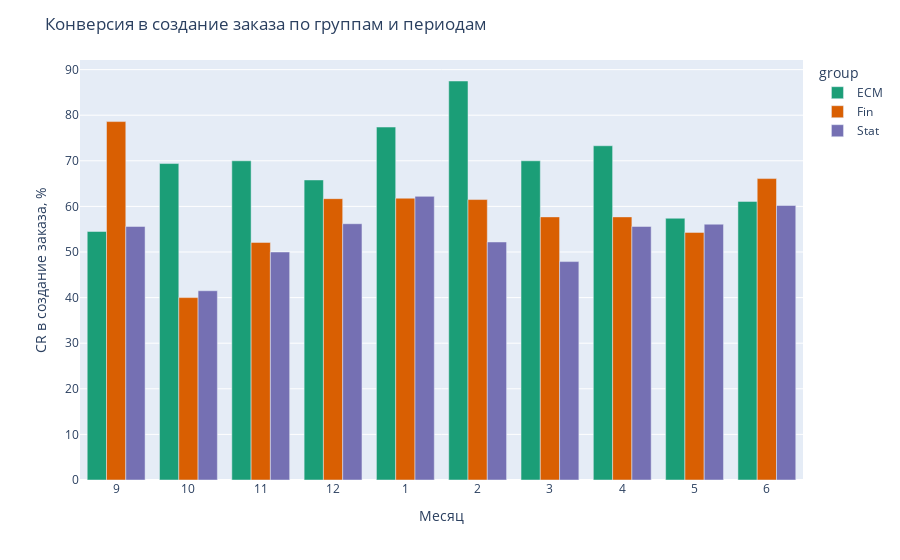
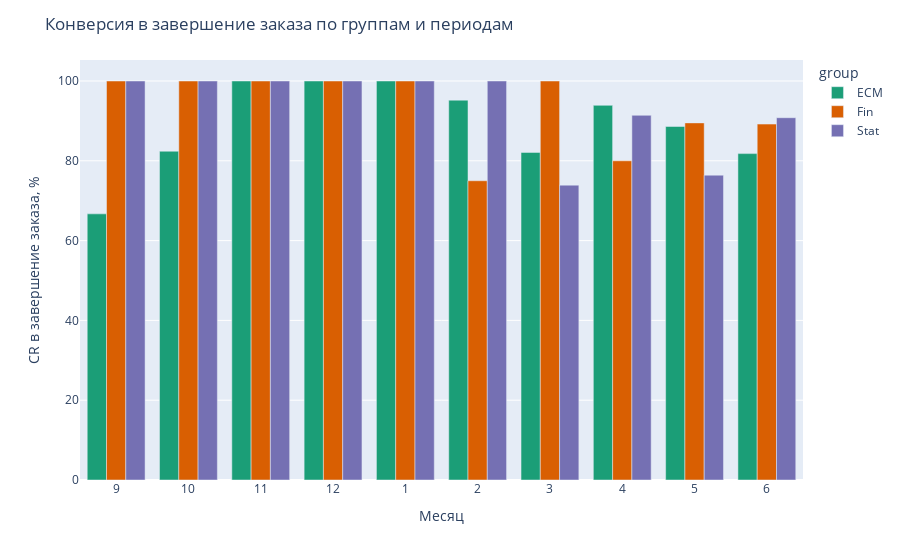

The notebook cell saved with these charts, in order:
### Markdown cell above
# Анализ конверсии в начало и завершение заказа

**Вопрос данного раздела**: как много пользователей из тех, кто написал в бот, переходят к созданию заказа, и сколько из них его завершают?

### Code cell
all_users = \
    messages.groupby(['group', 'month', 'user_id'], as_index = False).count() \
            .groupby(['group', 'month'], as_index = False).count() \
            .rename(columns = {'user_id': 'users_count'}) \
            [['group', 'month', 'users_count']] \
            .query('month != 7 and month != 8') \
            .pivot_table('users_count', index='group', columns='month')

all_users = pd.concat({'all_users': all_users})

finished_orders = \
    messages_all[messages_all['msg_code'] == 'finish_order_msg'] \
        .groupby(['group', 'month'], as_index = False).agg({'user_id':'nunique'}) \
        .rename(columns = {'user_id':'orders_finished_by_unique'})

unique_users = all_users.melt(ignore_index = False) \
                       .reset_index().drop('level_0', axis=1) \
                       .rename(columns = {'value':'unique_users'})

order_msg = ['keyboard_off_cdo', 'keyboard_standard', 'keyboard_off_standard', 
             'keyboard_cdo', 'keyboard_off_project']

created_orders = \
    messages[np.isin(messages['msg_code'], order_msg)] \
        .query('month != 7') \
        .groupby(['group', 'month'], as_index = False).agg({'user_id':'nunique'}) \
        .rename(columns = {'user_id':'orders_created_by_unique'})

orders_table = unique_users \
                .merge(finished_orders, on = ['group', 'month']) \
                .merge(created_orders, on = ['group', 'month'])

orders_table['orders_finished_by_unique'] = \
    np.where(orders_table['orders_finished_by_unique'] > orders_table['orders_created_by_unique'],
             orders_table['orders_created_by_unique'], orders_table['orders_finished_by_unique'])

orders_table['CR_in_create_order'] = (orders_table['orders_created_by_unique']*100 / orders_table['unique_users']).round(1)
orders_table['CR_in_finish_order'] = (orders_table['orders_finished_by_unique']*100 / orders_table['orders_created_by_unique']).round(1)

fig = px.bar(
    data_frame=orders_table,
    x="month",
    y="CR_in_create_order",
    color="group", barmode="group",
    color_discrete_sequence=px.colors.qualitative.Dark2)

fig.update_xaxes(type='category', title_text='Месяц', 
                 categoryorder='array', categoryarray= [9, 10, 11, 12, 1, 2, 3, 4, 5, 6])
fig.update_yaxes(title_text='CR в создание заказа, %')
fig.update_layout(barmode='group', title_text = 'Конверсия в создание заказа по группам и периодам')
fig.show("svg")

fig2 = px.bar(
    data_frame=orders_table,
    x="month",
    y="CR_in_finish_order",
    color="group", barmode="group",
    color_discrete_sequence=px.colors.qualitative.Dark2)

fig2.update_xaxes(type='category', title_text='Месяц', 
                 categoryorder='array', categoryarray= [9, 10, 11, 12, 1, 2, 3, 4, 5, 6])
fig2.update_yaxes(title_text='CR в завершение заказа, %')
fig2.update_layout(barmode='group', title_text = 'Конверсия в завершение заказа по группам и периодам')
fig2.show()

min_CR_create = orders_table["CR_in_create_order"].min().round(1)
min_CR_finish = orders_table["CR_in_finish_order"].min().round(1)
min_CR_order = (min_CR_create * min_CR_finish / 100).round(1)

avg_CR_create = round(sum(orders_table["CR_in_create_order"]*orders_table['unique_users'])/sum(orders_table['unique_users']),1)
avg_CR_finish = round(sum(orders_table["CR_in_finish_order"]*orders_table['orders_created_by_unique'])/sum(orders_table['orders_created_by_unique']),1)
avg_CR_order = round(avg_CR_create * avg_CR_finish / 100,1)

print(f'Средний уровень конверсии в создание заказа: {avg_CR_create}%')
print(f'Средний уровень конверсии в завершение заказа: {avg_CR_finish}%')
print(f'Минимальная конверсия пользователя в заказчика: {min_CR_order}%, средняя конверсия: {avg_CR_order}%')

### Figure 1 — Plotly figure (JSON) as saved in the notebook; plotly's stock layout.template omitted (floating-point values rounded to 4 significant figures)
{"data": [{"alignmentgroup": "True", "hovertemplate": "group=ECM<br>month=%{x}<br>CR_in_create_order=%{y}<extra></extra>", "legendgroup": "ECM", "marker": {"color": "rgb(27,158,119)", "pattern": {"shape": ""}}, "name": "ECM", "offsetgroup": "ECM", "orientation": "v", "showlegend": true, "textposition": "auto", "type": "bar", "x": [1, 2, 3, 4, 5, 6, 9, 10, 11, 12], "xaxis": "x", "y": [77.4, 87.5, 70, 73.3, 57.4, 61.1, 54.5, 69.4, 70, 65.8], "yaxis": "y"}, {"alignmentgroup": "True", "hovertemplate": "group=Fin<br>month=%{x}<br>CR_in_create_order=%{y}<extra></extra>", "legendgroup": "Fin", "marker": {"color": "rgb(217,95,2)", "pattern": {"shape": ""}}, "name": "Fin", "offsetgroup": "Fin", "orientation": "v", "showlegend": true, "textposition": "auto", "type": "bar", "x": [1, 2, 3, 4, 5, 6, 9, 10, 11, 12], "xaxis": "x", "y": [61.8, 61.5, 57.7, 57.7, 54.3, 66.1, 78.6, 40, 52.1, 61.7], "yaxis": "y"}, {"alignmentgroup": "True", "hovertemplate": "group=Stat<br>month=%{x}<br>CR_in_create_order=%{y}<extra></extra>", "legendgroup": "Stat", "marker": {"color": "rgb(117,112,179)", "pattern": {"shape": ""}}, "name": "Stat", "offsetgroup": "Stat", "orientation": "v", "showlegend": true, "textposition": "auto", "type": "bar", "x": [1, 2, 3, 4, 5, 6, 9, 10, 11, 12], "xaxis": "x", "y": [62.2, 52.2, 47.9, 55.6, 56.1, 60.2, 55.6, 41.5, 50, 56.2], "yaxis": "y"}], "layout": {"barmode": "group", "legend": {"title": {"text": "group"}, "tracegroupgap": 0}, "margin": {"t": 60}, "title": {"text": "Конверсия в создание заказа по группам и периодам"}, "xaxis": {"anchor": "y", "categoryarray": [9, 10, 11, 12, 1, 2, 3, 4, 5, 6], "categoryorder": "array", "domain": [0, 1], "title": {"text": "Месяц"}, "type": "category"}, "yaxis": {"anchor": "x", "domain": [0, 1], "title": {"text": "CR в создание заказа, %"}}}}

### Figure 2 — Plotly figure (JSON) as saved in the notebook; plotly's stock layout.template omitted (floating-point values rounded to 4 significant figures)
{"data": [{"alignmentgroup": "True", "hovertemplate": "group=ECM<br>month=%{x}<br>CR_in_finish_order=%{y}<extra></extra>", "legendgroup": "ECM", "marker": {"color": "rgb(27,158,119)", "pattern": {"shape": ""}}, "name": "ECM", "offsetgroup": "ECM", "orientation": "v", "showlegend": true, "textposition": "auto", "type": "bar", "x": [1, 2, 3, 4, 5, 6, 9, 10, 11, 12], "xaxis": "x", "y": [100, 95.2, 82.1, 93.9, 88.6, 81.8, 66.7, 82.4, 100, 100], "yaxis": "y"}, {"alignmentgroup": "True", "hovertemplate": "group=Fin<br>month=%{x}<br>CR_in_finish_order=%{y}<extra></extra>", "legendgroup": "Fin", "marker": {"color": "rgb(217,95,2)", "pattern": {"shape": ""}}, "name": "Fin", "offsetgroup": "Fin", "orientation": "v", "showlegend": true, "textposition": "auto", "type": "bar", "x": [1, 2, 3, 4, 5, 6, 9, 10, 11, 12], "xaxis": "x", "y": [100, 75, 100, 80, 89.5, 89.2, 100, 100, 100, 100], "yaxis": "y"}, {"alignmentgroup": "True", "hovertemplate": "group=Stat<br>month=%{x}<br>CR_in_finish_order=%{y}<extra></extra>", "legendgroup": "Stat", "marker": {"color": "rgb(117,112,179)", "pattern": {"shape": ""}}, "name": "Stat", "offsetgroup": "Stat", "orientation": "v", "showlegend": true, "textposition": "auto", "type": "bar", "x": [1, 2, 3, 4, 5, 6, 9, 10, 11, 12], "xaxis": "x", "y": [100, 100, 73.9, 91.4, 76.4, 90.8, 100, 100, 100, 100], "yaxis": "y"}], "layout": {"barmode": "group", "legend": {"title": {"text": "group"}, "tracegroupgap": 0}, "margin": {"t": 60}, "title": {"text": "Конверсия в завершение заказа по группам и периодам"}, "xaxis": {"anchor": "y", "categoryarray": [9, 10, 11, 12, 1, 2, 3, 4, 5, 6], "categoryorder": "array", "domain": [0, 1], "title": {"text": "Месяц"}, "type": "category"}, "yaxis": {"anchor": "x", "domain": [0, 1], "title": {"text": "CR в завершение заказа, %"}}}}
